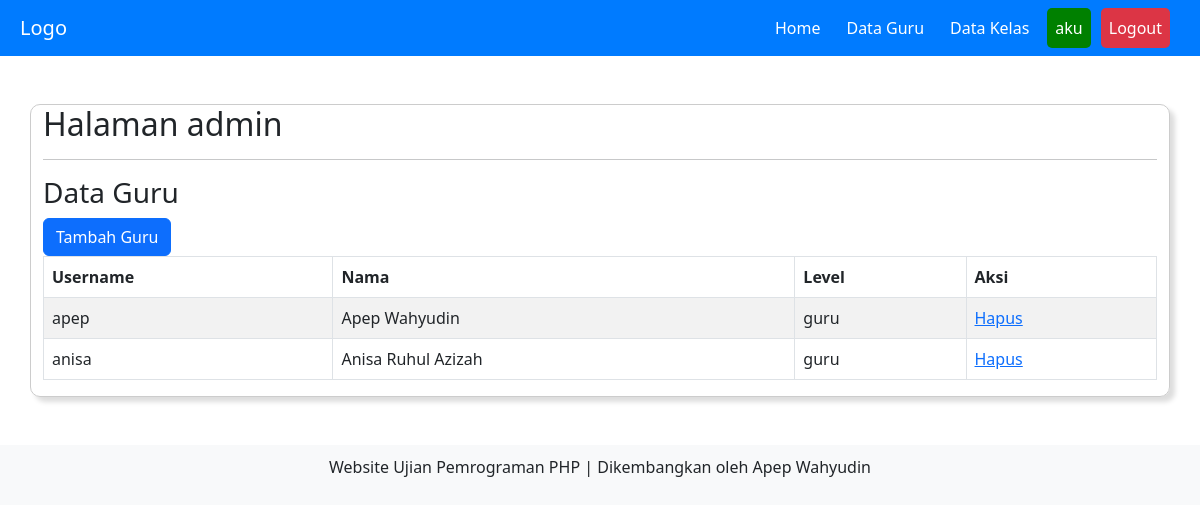
The page /guru/home.php (signed in) on the database as committed earlier.
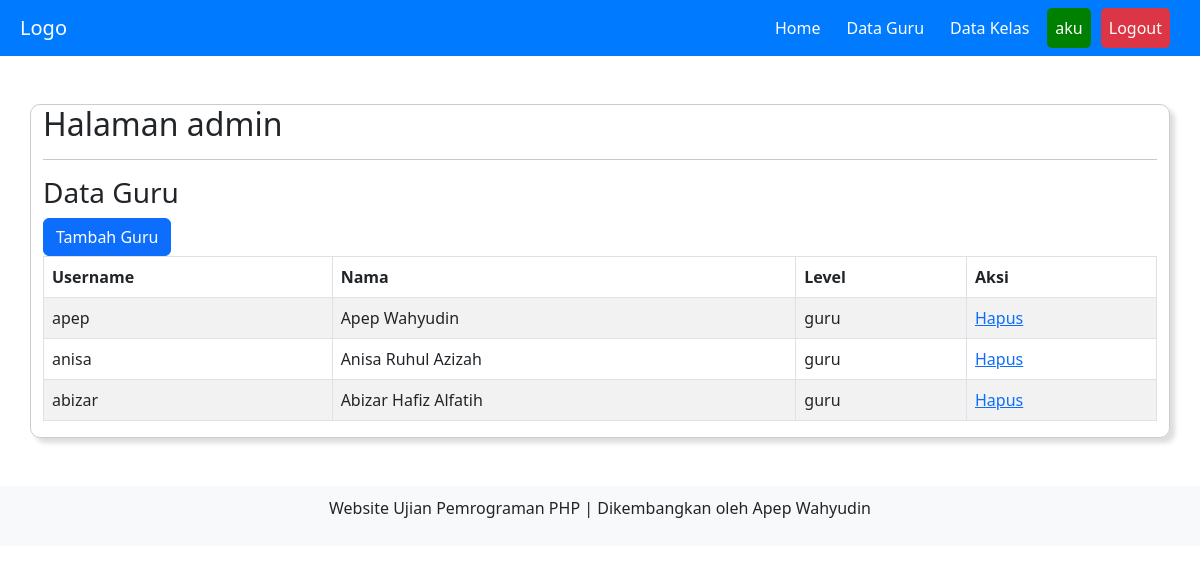
The same page on the database as committed later.
### tables this page shows
CREATE TABLE `guru` (
  `id_guru` int(11) NOT NULL,
  `username` varchar(50) NOT NULL,
  `password` varchar(100) NOT NULL,
  `nama` varchar(50) NOT NULL,
  `level` varchar(10) NOT NULL
);

### guru/guru.php (the view, shortened to what this page needs)
<?php
function cleanInput($data) {
    return htmlspecialchars(stripslashes(trim($data)));
}
$stmt = $koneksi->prepare("SELECT username, nama, level FROM guru WHERE level = ?");
$level = 'guru';
$stmt->bind_param("s", $level);
$stmt->execute();
$result = $stmt->get_result();
?>
<h3 class="mt-2">Data Guru</h3> <a href="home.php?page=input_guru" class="btn btn-primary">Tambah Guru</a>
<table class="table table-striped table-bordered" id="myTable">
    <thead>
        <tr>
            <th>Username</th>
            <th>Nama</th>
            <th>Level</th>
            <th>Aksi</th>
        </tr>
    </thead>
    <tbody>
        <?php
        while ($row = $result->fetch_assoc()) {
            echo "<tr>";
            echo "<td>" . cleanInput($row['username']) . "</td>";
            echo "<td>" . cleanInput($row['nama']) . "</td>";
            echo "<td>" . cleanInput($row['level']) . "</td>";
            echo "<td><a href='#'>Hapus</a></td>";
            echo "</tr>";
        }
        ?>
    </tbody>
</table>

Rows that differ between the two databases and show on the page:
added guru: username "abizar", nama "Abizar Hafiz Alfatih", level "guru"
